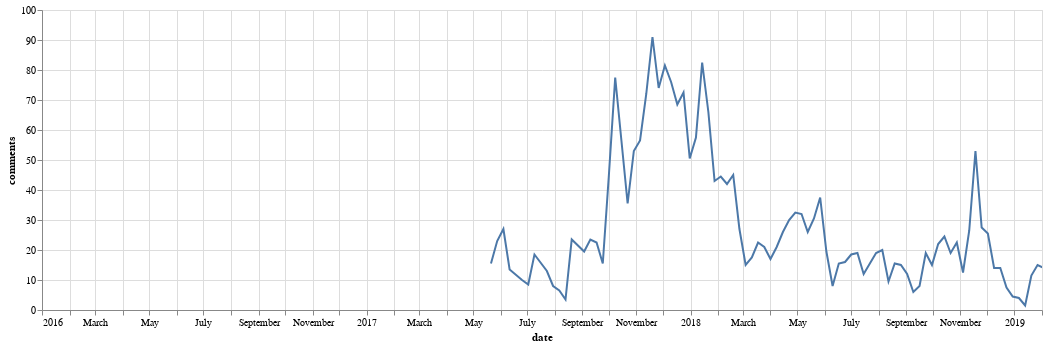

This figure's notebook cell:
### Code cell
# Comment totals over time
all_user_data = user_data.reset_index().groupby('date').sum()['comments'].reset_index()
alt.Chart(data=all_user_data, width=1000).mark_line(clip=True).encode(
    x=alt.X('date', scale=alt.Scale(domain=["2016-01-01", "2019-02-01"])),
    y='comments',
)

### Figure 1 — Vega-Lite specification as saved in the notebook (floating-point values rounded to 4 significant figures)
{"$schema": "https://vega.github.io/schema/vega-lite/v2.6.0.json", "config": {"view": {"height": 300, "width": 400}}, "data": {"name": "data-957379a06a6257720f5cc1fe976a6fef"}, "datasets": {"data-957379a06a6257720f5cc1fe976a6fef": [{"comments": 15.5, "date": "2017-05-21T00:00:00"}, {"comments": 23.0, "date": "2017-05-28T00:00:00"}, {"comments": 27.0, "date": "2017-06-04T00:00:00"}, {"comments": 13.5, "date": "2017-06-11T00:00:00"}, {"comments": 10.0, "date": "2017-06-25T00:00:00"}, {"comments": 8.5, "date": "2017-07-02T00:00:00"}, {"comments": 18.5, "date": "2017-07-09T00:00:00"}, {"comments": 13.0, "date": "2017-07-23T00:00:00"}, {"comments": 8.0, "date": "2017-07-30T00:00:00"}, {"comments": 6.5, "date": "2017-08-06T00:00:00"}, {"comments": 3.5, "date": "2017-08-13T00:00:00"}, {"comments": 23.5, "date": "2017-08-20T00:00:00"}, {"comments": 19.5, "date": "2017-09-03T00:00:00"}, {"comments": 23.5, "date": "2017-09-10T00:00:00"}, {"comments": 22.5, "date": "2017-09-17T00:00:00"}, {"comments": 15.5, "date": "2017-09-24T00:00:00"}, {"comments": 45.5, "date": "2017-10-01T00:00:00"}, {"comments": 77.5, "date": "2017-10-08T00:00:00"}, {"comments": 56.5, "date": "2017-10-15T00:00:00"}, {"comments": 35.5, "date": "2017-10-22T00:00:00"}, {"comments": 53.0, "date": "2017-10-29T00:00:00"}, {"comments": 56.5, "date": "2017-11-05T00:00:00"}, {"comments": 72.0, "date": "2017-11-12T00:00:00"}, {"comments": 91.0, "date": "2017-11-19T00:00:00"}, {"comments": 74.0, "date": "2017-11-26T00:00:00"}, {"comments": 81.5, "date": "2017-12-03T00:00:00"}, {"comments": 76.0, "date": "2017-12-10T00:00:00"}, {"comments": 68.5, "date": "2017-12-17T00:00:00"}, {"comments": 72.5, "date": "2017-12-24T00:00:00"}, {"comments": 50.5, "date": "2017-12-31T00:00:00"}, {"comments": 57.5, "date": "2018-01-07T00:00:00"}, {"comments": 82.5, "date": "2018-01-14T00:00:00"}, {"comments": 66.0, "date": "2018-01-21T00:00:00"}, {"comments": 43.0, "date": "2018-01-28T00:00:00"}, {"comments": 44.5, "date": "2018-02-04T00:00:00"}, {"comments": 42.0, "date": "2018-02-11T00:00:00"}, {"comments": 45.0, "date": "2018-02-18T00:00:00"}, {"comments": 27.0, "date": "2018-02-25T00:00:00"}, {"comments": 15.0, "date": "2018-03-04T00:00:00"}, {"comments": 17.5, "date": "2018-03-11T00:00:00"}, {"comments": 22.5, "date": "2018-03-18T00:00:00"}, {"comments": 21.0, "date": "2018-03-25T00:00:00"}, {"comments": 17.0, "date": "2018-04-01T00:00:00"}, {"comments": 21.0, "date": "2018-04-08T00:00:00"}, {"comments": 26.0, "date": "2018-04-15T00:00:00"}, {"comments": 30.0, "date": "2018-04-22T00:00:00"}, {"comments": 32.5, "date": "2018-04-29T00:00:00"}, {"comments": 32.0, "date": "2018-05-06T00:00:00"}, {"comments": 26.0, "date": "2018-05-13T00:00:00"}, {"comments": 30.5, "date": "2018-05-20T00:00:00"}, {"comments": 37.5, "date": "2018-05-27T00:00:00"}, {"comments": 19.5, "date": "2018-06-03T00:00:00"}, {"comments": 8.0, "date": "2018-06-10T00:00:00"}, {"comments": 15.5, "date": "2018-06-17T00:00:00"}, {"comments": 16.0, "date": "2018-06-24T00:00:00"}, {"comments": 18.5, "date": "2018-07-01T00:00:00"}, {"comments": 19.0, "date": "2018-07-08T00:00:00"}, {"comments": 12.0, "date": "2018-07-15T00:00:00"}, {"comments": 15.5, "date": "2018-07-22T00:00:00"}, {"comments": 19.0, "date": "2018-07-29T00:00:00"}, {"comments": 20.0, "date": "2018-08-05T00:00:00"}, {"comments": 9.5, "date": "2018-08-12T00:00:00"}, {"comments": 15.5, "date": "2018-08-19T00:00:00"}, {"comments": 15.0, "date": "2018-08-26T00:00:00"}, {"comments": 12.0, "date": "2018-09-02T00:00:00"}, {"comments": 6.0, "date": "2018-09-09T00:00:00"}, {"comments": 8.0, "date": "2018-09-16T00:00:00"}, {"comments": 19.0, "date": "2018-09-23T00:00:00"}, {"comments": 15.0, "date": "2018-09-30T00:00:00"}, {"comments": 22.0, "date": "2018-10-07T00:00:00"}, {"comments": 24.5, "date": "2018-10-14T00:00:00"}, {"comments": 19.0, "date": "2018-10-21T00:00:00"}, {"comments": 22.5, "date": "2018-10-28T00:00:00"}, {"comments": 12.5, "date": "2018-11-04T00:00:00"}, {"comments": 26.5, "date": "2018-11-11T00:00:00"}, {"comments": 53.0, "date": "2018-11-18T00:00:00"}, {"comments": 27.5, "date": "2018-11-25T00:00:00"}, {"comments": 25.5, "date": "2018-12-02T00:00:00"}, {"comments": 14.0, "date": "2018-12-09T00:00:00"}, {"comments": 14.0, "date": "2018-12-16T00:00:00"}, {"comments": 7.5, "date": "2018-12-23T00:00:00"}, {"comments": 4.5, "date": "2018-12-30T00:00:00"}, {"comments": 4.0, "date": "2019-01-06T00:00:00"}, {"comments": 1.5, "date": "2019-01-13T00:00:00"}, {"comments": 11.5, "date": "2019-01-20T00:00:00"}, {"comments": 15.0, "date": "2019-01-27T00:00:00"}, {"comments": 14.0, "date": "2019-02-03T00:00:00"}, {"comments": 10.0, "date": "2019-02-10T00:00:00"}, {"comments": 17.5, "date": "2019-02-17T00:00:00"}]}, "encoding": {"x": {"field": "date", "scale": {"domain": ["2016-01-01", "2019-02-01"]}, "type": "temporal"}, "y": {"field": "comments", "type": "quantitative"}}, "mark": {"clip": true, "type": "line"}, "width": 1000}
